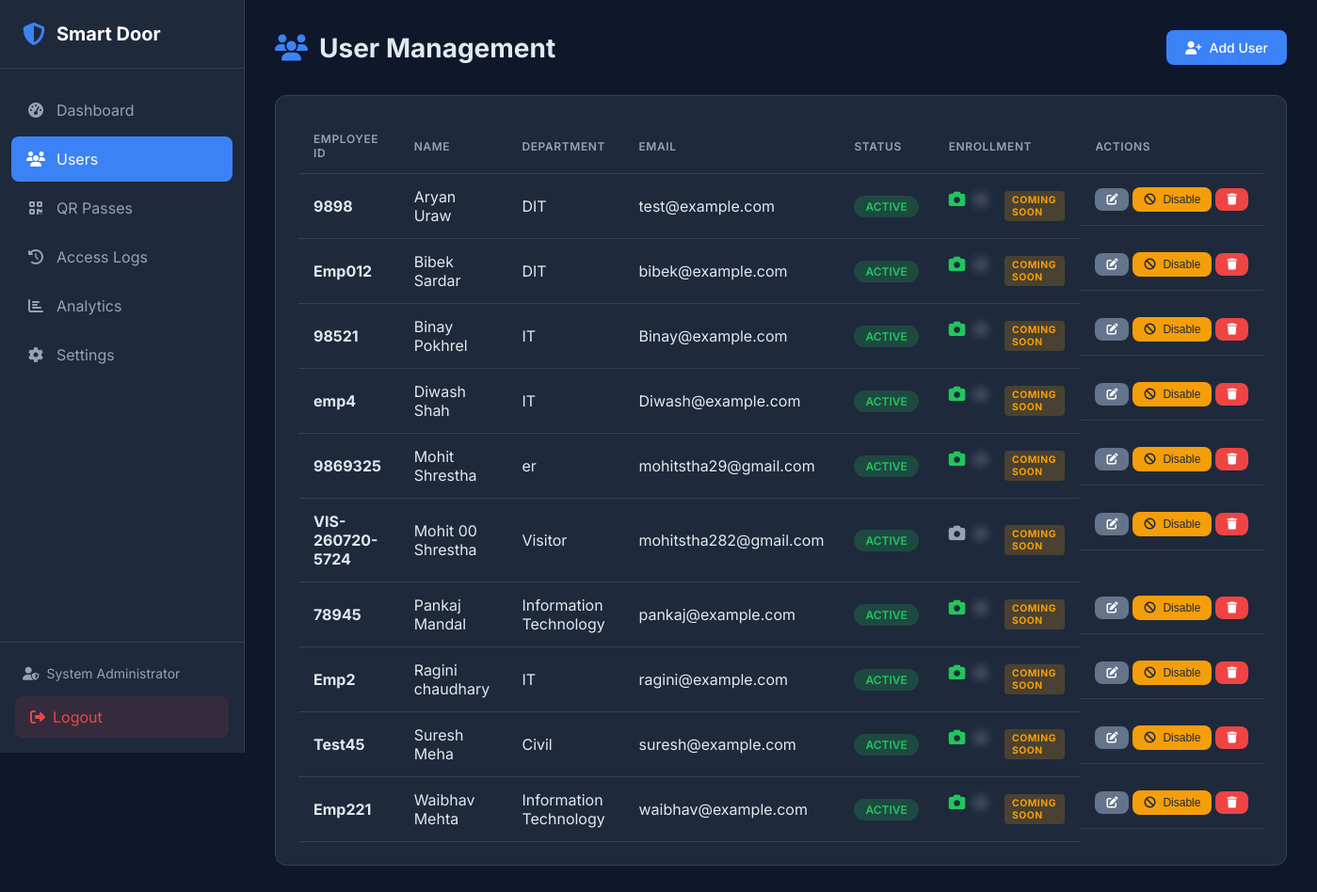
/users (signed in), run on the app's committed database.
### tables this page shows
CREATE TABLE admin (
    id INTEGER PRIMARY KEY AUTOINCREMENT,
    username VARCHAR(50) UNIQUE NOT NULL,
    password_hash VARCHAR(255) NOT NULL,
    email VARCHAR(100) UNIQUE NOT NULL,
    full_name VARCHAR(100) NOT NULL,
    is_active BOOLEAN DEFAULT 1,
    login_attempts INTEGER DEFAULT 0,
    locked_until DATETIME NULL,
    created_at DATETIME DEFAULT CURRENT_TIMESTAMP,
    updated_at DATETIME DEFAULT CURRENT_TIMESTAMP,
    last_login DATETIME NULL
);

CREATE TABLE users (
    id INTEGER PRIMARY KEY AUTOINCREMENT,
    employee_id VARCHAR(50) UNIQUE NOT NULL,
    first_name VARCHAR(50) NOT NULL,
    last_name VARCHAR(50) NOT NULL,
    email VARCHAR(100) UNIQUE,
    phone VARCHAR(20),
    department VARCHAR(100),
    designation VARCHAR(100),
    is_active BOOLEAN DEFAULT 1,
    face_enrolled BOOLEAN DEFAULT 0,
    fingerprint_enrolled BOOLEAN DEFAULT 0,
    created_at DATETIME DEFAULT CURRENT_TIMESTAMP,
    updated_at DATETIME DEFAULT CURRENT_TIMESTAMP,
    created_by INTEGER, user_type VARCHAR(50) DEFAULT 'Employee', access_level VARCHAR(50) DEFAULT 'Normal', allowed_doors TEXT DEFAULT 'Main Entrance', status VARCHAR(20) DEFAULT 'Active', expiration_date DATETIME NULL,
    FOREIGN KEY (created_by) REFERENCES admin(id)
);

### web/app.py (the view)
@app.route('/users')
@login_required
def users():
    all_users = user_repo.get_all()
    return render_template('users.html', users=all_users)

### database/db_manager.py (called while the page is built, shortened)
    def _get_connection(self) -> sqlite3.Connection:
        return self._local.connection

    def execute(self, query: str, params: tuple = ()) -> sqlite3.Cursor:
        conn = self._get_connection()
        cursor = conn.cursor()
        cursor.execute(query, params)
        return cursor

    def get_by_id(self, admin_id: int) -> Optional[Dict]:
        cursor = self.db.execute(
            "SELECT * FROM admin WHERE id = ?",
            (admin_id,)
        )
        row = cursor.fetchone()
        return dict(row) if row else None

    def get_all(self, active_only: bool = False) -> List[Dict]:
        query = "SELECT * FROM users"
        if active_only:
            query += " WHERE is_active = 1"
        query += " ORDER BY first_name, last_name"
        cursor = self.db.execute(query)
        return [dict(row) for row in cursor.fetchall()]

### web/app.py (called while the page is built)
def login_required(f):
    @wraps(f)
    def decorated_function(*args, **kwargs):
        if 'admin_id' not in session:
            flash('Please log in to access this page.', 'warning')
            return redirect(url_for('login'))
        admin = admin_repo.get_by_id(session['admin_id'])
        if not admin or not admin.get('is_active', False):
            session.clear()
            flash('Your session has expired.', 'warning')
            return redirect(url_for('login'))
        g.admin = admin
        return f(*args, **kwargs)
    return decorated_function

### web/templates/users.html (shortened to what this page needs)
 {% extends "base.html" %}
{% block content %}
<div class="page-header">
    <h1><i class="fas fa-users"></i> User Management</h1>
    <a href="{{ url_for('add_user') }}" class="btn btn-primary">
        <i class="fas fa-user-plus"></i> Add User
    </a>
</div>
<div class="card">
    <div class="card-body">
        {% if users %}
        <table class="table">
            <thead>
                <tr>
                    <th>Employee ID</th>
                    <th>Name</th>
                    <th>Department</th>
                    <th>Email</th>
                    <th>Status</th>
                    <th>Enrollment</th>
                    <th>Actions</th>
                </tr>
            </thead>
            <tbody>
                {% for user in users %}
                <tr>
                    <td><strong>{{ user.employee_id }}</strong></td>
                    <td>{{ user.first_name }} {{ user.last_name }}</td>
                    <td>{{ user.department or '-' }}</td>
                    <td>{{ user.email or '-' }}</td>
                    <td>
                        <span class="badge badge-{{ 'success' if user.is_active else 'secondary' }}">
                            {{ 'Active' if user.is_active else 'Disabled' }}
                        </span>
                    </td>
                    <td>
                        <span class="enrollment-status">
                            <i class="fas fa-camera {{ 'text-success' if user.face_enrolled else 'text-muted' }}"
                               title="Face {{ 'Enrolled' if user.face_enrolled else 'Not Enrolled' }}"></i>
                            <span class="coming-soon-overlay">
                                <i class="fas fa-fingerprint text-muted"
                                   title="Fingerprint - Coming Soon"></i>
                            </span>
                            <span class="coming-soon-badge">Coming Soon</span>
                        </span>
                    </td>
                    <td class="actions">
                        <a href="{{ url_for('edit_user', user_id=user.id) }}" class="btn btn-sm btn-secondary" title="Edit">
                            <i class="fas fa-edit"></i>
                        </a>
                        {% if user.is_active %}
                            <form method="POST" action="{{ url_for('disable_user', user_id=user.id) }}" style="display: inline;">
                                <button type="submit" class="btn btn-sm btn-warning" title="Disable User">
                                    <i class="fas fa-ban"></i> Disable
                                </button>
                            </form>
                        {% endif %}
                        <form method="POST" action="{{ url_for('delete_user', user_id=user.id) }}" style="display: inline;"
                              onsubmit="return confirm('Are you sure you want to delete this user? This cannot be undone.');">
                            <button type="submit" class="btn btn-sm btn-danger" title="Delete">
                                <i class="fas fa-trash"></i>
                            </button>
                        </form>
                    </td>
                </tr>
                {% endfor %}
            </tbody>
        </table>
        {% endif %}
    </div>
</div>
{% endblock %}

### web/templates/base.html (shortened to what this page needs)
<!DOCTYPE html>
<html lang="en">
<head>
    <link rel="stylesheet" href="{{ url_for('static', filename='css/style.css') }}">
    <link rel="stylesheet" href="https://cdnjs.cloudflare.com/ajax/libs/font-awesome/6.4.0/css/all.min.css">
</head>
<body>
    {% if session.get('admin_id') %}
    <nav class="sidebar">
        <div class="sidebar-header">
            <i class="fas fa-shield-alt"></i>
            <span>Smart Door</span>
        </div>
        <ul class="nav-menu">
            <li class="nav-item">
                <a href="{{ url_for('dashboard') }}" class="nav-link {% if request.endpoint == 'dashboard' %}active{% endif %}">
                    <i class="fas fa-tachometer-alt"></i>
                    <span>Dashboard</span>
                </a>
            </li>
            <li class="nav-item">
                <a href="{{ url_for('users') }}" class="nav-link {% if request.endpoint and 'user' in request.endpoint %}active{% endif %}">
                    <i class="fas fa-users"></i>
                    <span>Users</span>
                </a>
            </li>
            <li class="nav-item">
                <a href="{{ url_for('qr.dashboard') }}" class="nav-link {% if request.endpoint and 'qr.' in request.endpoint %}active{% endif %}">
                    <i class="fas fa-qrcode"></i>
                    <span>QR Passes</span>
                </a>
            </li>
            <li class="nav-item">
                <a href="{{ url_for('logs') }}" class="nav-link {% if request.endpoint == 'logs' %}active{% endif %}">
                    <i class="fas fa-history"></i>
                    <span>Access Logs</span>
                </a>
            </li>
            <li class="nav-item">
                <a href="{{ url_for('analytics') }}" class="nav-link {% if request.endpoint == 'analytics' %}active{% endif %}">
                    <i class="fas fa-chart-bar"></i>
                    <span>Analytics</span>
                </a>
            </li>
            <li class="nav-item">
                <a href="{{ url_for('settings') }}" class="nav-link {% if request.endpoint == 'settings' %}active{% endif %}">
                    <i class="fas fa-cog"></i>
                    <span>Settings</span>
                </a>
            </li>
        </ul>
        <div class="sidebar-footer">
            <div class="admin-info">
                <i class="fas fa-user-shield"></i>
                <span>{{ session.get('admin_name', 'Admin') }}</span>
            </div>
            <a href="{{ url_for('logout') }}" class="logout-btn">
                <i class="fas fa-sign-out-alt"></i>
                <span>Logout</span>
            </a>
        </div>
    </nav>
    {% endif %}
    <main class="main-content {% if not session.get('admin_id') %}full-width{% endif %}">
        {% block content %}{% endblock %}
    </main>
</body>
</html>

### web/static/css/style.css (style rules this page uses)
:root { --primary: #3b82f6; --primary-dark: #2563eb; --secondary: #64748b; --success: #22c55e; --danger: #ef4444; --warning: #f59e0b; --info: #06b6d4; --dark: #1e293b; --darker: #0f172a; --light: #f1f5f9; --white: #ffffff; --border: #334155; --text: #e2e8f0; --text-muted: #94a3b8; --sidebar-width: 260px; }
* { margin: 0; padding: 0; box-sizing: border-box; }
body { font-family: 'Inter', -apple-system, BlinkMacSystemFont, sans-serif; background-color: var(--darker); color: var(--text); min-height: 100vh; display: flex; }
a { text-decoration: none; color: inherit; }
.sidebar { width: var(--sidebar-width); height: 100vh; background: var(--dark); position: fixed; left: 0; top: 0; display: flex; flex-direction: column; border-right: 1px solid var(--border); }
.sidebar-header { padding: 1.5rem; display: flex; align-items: center; gap: 0.75rem; border-bottom: 1px solid var(--border); }
.sidebar-header i { font-size: 1.5rem; color: var(--primary); }
.sidebar-header span { font-size: 1.25rem; font-weight: 700; color: var(--white); }
.nav-menu { list-style: none; padding: 1rem 0; flex: 1; }
.nav-item { margin: 0.25rem 0.75rem; }
.nav-link { display: flex; align-items: center; gap: 0.75rem; padding: 0.875rem 1rem; border-radius: 0.5rem; transition: all 0.2s; color: var(--text-muted); }
.nav-link.active { background: var(--primary); color: var(--white); }
.nav-link i { width: 1.25rem; text-align: center; }
.sidebar-footer { padding: 1rem; border-top: 1px solid var(--border); }
.admin-info { display: flex; align-items: center; gap: 0.5rem; padding: 0.5rem; font-size: 0.875rem; color: var(--text-muted); margin-bottom: 0.5rem; }
.logout-btn { display: flex; align-items: center; gap: 0.5rem; padding: 0.75rem 1rem; background: rgba(239, 68, 68, 0.1); color: var(--danger); border-radius: 0.5rem; transition: all 0.2s; }
.main-content { flex: 1; margin-left: var(--sidebar-width); padding: 2rem; min-height: 100vh; }
.page-header { display: flex; justify-content: space-between; align-items: center; margin-bottom: 2rem; }
.page-header h1 { font-size: 1.75rem; font-weight: 700; display: flex; align-items: center; gap: 0.75rem; }
.page-header h1 i { color: var(--primary); }
.card { background: var(--dark); border-radius: 0.75rem; border: 1px solid var(--border); margin-bottom: 1.5rem; }
.card-body { padding: 1.5rem; }
.table { width: 100%; border-collapse: collapse; }
.table th, .table td { padding: 0.875rem 1rem; text-align: left; border-bottom: 1px solid var(--border); }
.table th { font-weight: 600; color: var(--text-muted); font-size: 0.75rem; text-transform: uppercase; letter-spacing: 0.05em; }
.badge { display: inline-block; padding: 0.25rem 0.75rem; border-radius: 9999px; font-size: 0.75rem; font-weight: 600; text-transform: uppercase; }
.badge-success { background: rgba(34, 197, 94, 0.2); color: var(--success); }
.btn { display: inline-flex; align-items: center; gap: 0.5rem; padding: 0.625rem 1.25rem; border-radius: 0.5rem; font-weight: 500; font-size: 0.875rem; border: none; cursor: pointer; transition: all 0.2s; }
.btn-sm { padding: 0.375rem 0.75rem; font-size: 0.75rem; }
.btn-primary { background: var(--primary); color: var(--white); }
.btn-secondary { background: var(--secondary); color: var(--white); }
.btn-danger { background: var(--danger); color: var(--white); }
.btn-warning { background: var(--warning); color: var(--dark); }
.enrollment-status { display: flex; gap: 0.5rem; font-size: 1.1rem; }
.text-success { color: var(--success); }
.text-muted { color: var(--text-muted); }
.enrollment-status i { transition: all 0.2s; }
.coming-soon-badge { display: inline-block; padding: 0.2rem 0.5rem; background: rgba(245, 158, 11, 0.2); color: var(--warning); border-radius: 0.25rem; font-size: 0.65rem; font-weight: 700; text-transform: uppercase; letter-spacing: 0.05em; margin-left: 0.5rem; vertical-align: middle; }
.coming-soon-overlay { filter: blur(4px); opacity: 0.5; pointer-events: none; user-select: none; }
.actions { display: flex; gap: 0.25rem; align-items: center; }
.actions .btn { font-size: 0.75rem; padding: 0.375rem 0.75rem; }
.actions { display: flex; gap: 0.25rem; }

### data on the page
admin: get "System Administrator"
users: employee_id "9898", first_name "Aryan", last_name "Uraw", department "DIT", email "test@example.com", is_active "ACTIVE", face_enrolled True (drawn)
users: employee_id "Emp012", first_name "Bibek", last_name "Sardar", department "DIT", email "bibek@example.com", is_active "ACTIVE", face_enrolled True (drawn)
users: employee_id "98521", first_name "Binay", last_name "Pokhrel", department "IT", email "Binay@example.com", is_active "ACTIVE", face_enrolled True (drawn)
users: employee_id "emp4", first_name "Diwash", last_name "Shah", department "IT", email "Diwash@example.com", is_active "ACTIVE", face_enrolled True (drawn)
users: employee_id "9869325", first_name "Mohit", last_name "Shrestha", department "er", email "mohitstha29@gmail.com", is_active "ACTIVE", face_enrolled True (drawn)
users: employee_id "VIS-260720-5724", first_name "Mohit 00", last_name "Shrestha", department "Visitor", email "mohitstha282@gmail.com", is_active "ACTIVE", face_enrolled False (drawn)
users: employee_id "78945", first_name "Pankaj", last_name "Mandal", department "Information Technology", email "pankaj@example.com", is_active "ACTIVE", face_enrolled True (drawn)
users: employee_id "Emp2", first_name "Ragini", last_name "chaudhary", department "IT", email "ragini@example.com", is_active "ACTIVE", face_enrolled True (drawn)
users: employee_id "Test45", first_name "Suresh", last_name "Meha", department "Civil", email "suresh@example.com", is_active "ACTIVE", face_enrolled True (drawn)
users: employee_id "Emp221", first_name "Waibhav", last_name "Mehta", department "Information Technology", email "waibhav@example.com", is_active "ACTIVE", face_enrolled True (drawn)
